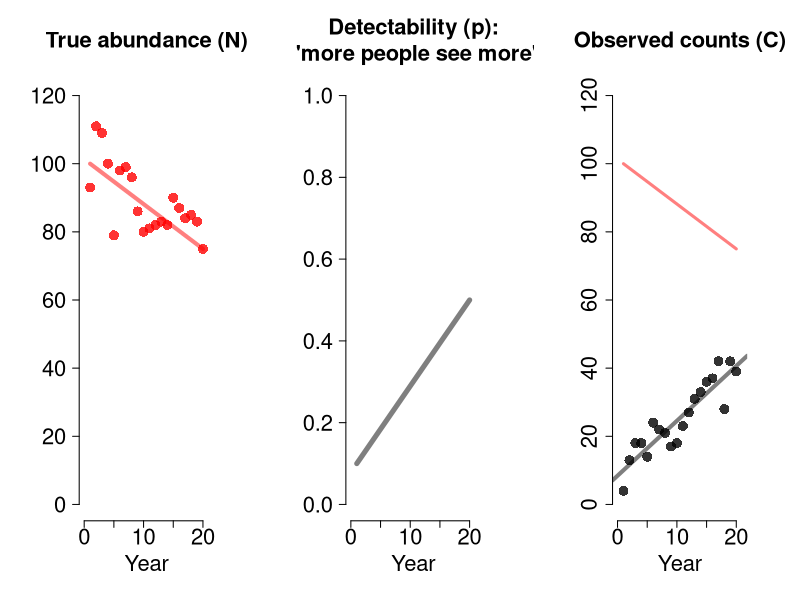
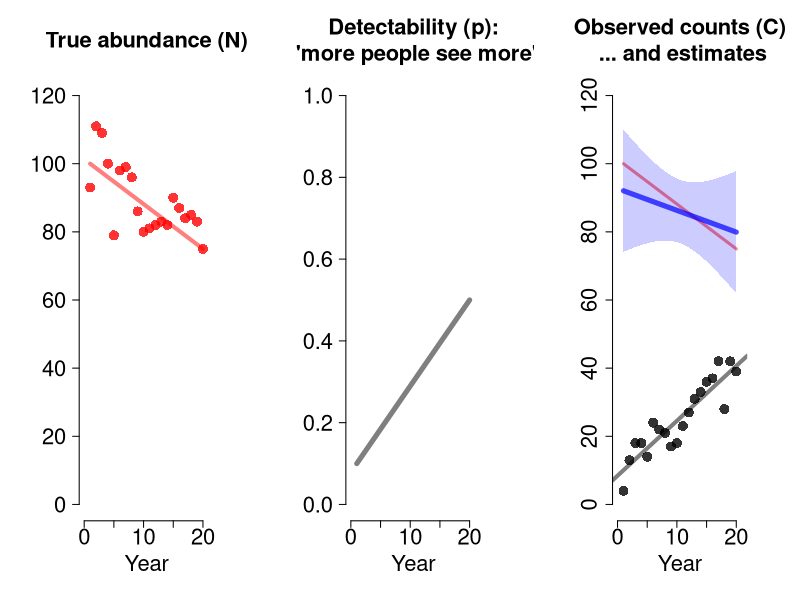

Recreate these plots in R, in order.

# Another example of how really evil patterns in detection probability
# can screw the inferences from a detection-naive model (as shown
# in the slides in the HM intro on Monday of the course)


simNpC2 <- function (T = 20, expN = c(100, 75), dp = c(0.5, 0.5)) 
{
    T <- round(T[1])
    lambda <- seq(expN[1], expN[2], length.out = T)
    p <- seq(dp[1], dp[2], length.out = T)
    N <- rpois(T, lambda)
    C <- rbinom(T, N, p)
    return(list(T = T, expN = expN, dp = dp, lambda = lambda, 
        p = p, N = N, C = C))
}

set.seed(1)
str(dat <- simNpC2( dp = c(0.1, 0.5)))

# Quick and dirty example of CR type of analysis
Nhat <- dat$C/dat$p
x <- 1:dat$T 
fm <- lm(Nhat ~ x)
xpred <- seq(1, 20, length.out = 100)
fv <- predict(fm, newdata = data.frame (x = xpred), se = TRUE)
ci <- cbind(fv$fit - 2 * fv$se.fit,fv$fit + 2 * fv$se.fit)

# Plot 1
xlim <- c(0, 21)
par(mfrow = c(1, 3), mar = c(6, 6, 6, 4), cex.main = 2, cex.axis = 2, cex.lab = 2)
# The truth
plot(1:dat$T, dat$lambda, xlab = "Year", ylab = "", main = "True abundance (N)", xlim = xlim,
     ylim = c(0, 120), type = "l", lwd = 4, col = rgb(1,0,0,0.5), frame = FALSE, las = 1)
points(1:dat$T, dat$N, pch = 16, col = rgb(1,0,0,0.8), cex = 2)

# The observation process: "more and better people see more"
plot(1:dat$T, dat$p, xlab = "Year", ylab = "", main = "Detectability (p):\n 'more people see more'", 
     ylim = c(0, 1), type = "l", lwd = 5, col = rgb(0,0,0,0.5), frame = FALSE, las = 1, xlim = xlim,)

# The observed data: function of true N and of observation process
plot(1:dat$T, dat$C, xlab = "Year", ylab = "", main = "Observed counts (C)", xlim = xlim,
     ylim = c(0, 120), pch = 16, col = rgb(0,0,0, 0.8), cex = 2, frame = FALSE)
abline(lm(dat$C ~ I(1:dat$T)), lwd = 4, col = rgb(0,0,0,0.5)) 
lines(1:dat$T, dat$lambda, type = "l", lty = 1, lwd = 3, col = rgb(1,0,0,0.5))


# Plot 2
xlim <- c(0, 21)
par(mfrow = c(1, 3), mar = c(6, 6, 6, 4), cex.main = 2, cex.axis = 2, cex.lab = 2)
# The truth
plot(1:dat$T, dat$lambda, xlab = "Year", ylab = "", main = "True abundance (N)", xlim = xlim,
     ylim = c(0, 120), type = "l", lwd = 4, col = rgb(1,0,0,0.5), frame = FALSE, las = 1)
points(1:dat$T, dat$N, pch = 16, col = rgb(1,0,0,0.8), cex = 2)

# The observation process: "more and better people see more"
plot(1:dat$T, dat$p, xlab = "Year", ylab = "", main = "Detectability (p):\n 'more people see more'", 
     ylim = c(0, 1), type = "l", lwd = 5, col = rgb(0,0,0,0.5), frame = FALSE, las = 1, xlim = xlim,)

# The observed data: function of true N and of observation process
plot(1:dat$T, dat$C, xlab = "Year", ylab = "", main = "Observed counts (C)\n ... and estimates", xlim = xlim,
     ylim = c(0, 120), pch = 16, col = rgb(0,0,0, 0.8), cex = 2, frame = FALSE)
abline(lm(dat$C ~ I(1:dat$T)), lwd = 4, col = rgb(0,0,0,0.5)) 
lines(1:dat$T, dat$lambda, type = "l", lty = 1, lwd = 3, col = rgb(1,0,0,0.5))

# Add estimates
lines(xpred, fv$fit, col = rgb(0,0,1, 0.7), lwd = 5)
polygon(c(xpred, rev(xpred)), c(ci[,1], rev(ci[,2])), col = rgb(0,0,1, 0.2), border = NA )












